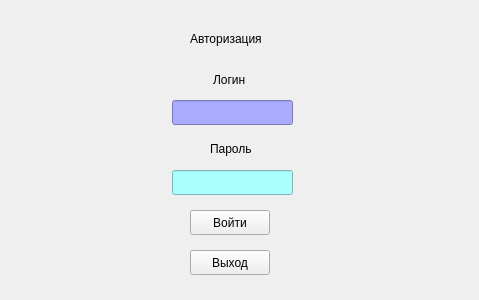
<?xml version="1.0" encoding="UTF-8"?>
<ui version="4.0">
 <class>auth</class>
 <widget class="QWidget" name="auth">
  <property name="geometry">
   <rect>
    <x>0</x>
    <y>0</y>
    <width>479</width>
    <height>300</height>
   </rect>
  </property>
  <property name="windowTitle">
   <string>Authorization</string>
  </property>
  <widget class="QLabel" name="label">
   <property name="geometry">
    <rect>
     <x>190</x>
     <y>30</y>
     <width>91</width>
     <height>17</height>
    </rect>
   </property>
   <property name="text">
    <string>Авторизация</string>
   </property>
  </widget>
  <widget class="QLineEdit" name="lineLogin">
   <property name="geometry">
    <rect>
     <x>172</x>
     <y>100</y>
     <width>121</width>
     <height>25</height>
    </rect>
   </property>
   <property name="styleSheet">
    <string notr="true">background-color: rgb(170, 170, 255);
color: rgb(41, 0, 62);</string>
   </property>
  </widget>
  <widget class="QLineEdit" name="linePass">
   <property name="geometry">
    <rect>
     <x>172</x>
     <y>170</y>
     <width>121</width>
     <height>25</height>
    </rect>
   </property>
   <property name="styleSheet">
    <string notr="true">background-color: rgb(170, 255, 255);
color: rgb(0, 74, 0);
</string>
   </property>
   <property name="inputMask">
    <string/>
   </property>
   <property name="echoMode">
    <enum>QLineEdit::Password</enum>
   </property>
   <property name="placeholderText">
    <string/>
   </property>
  </widget>
  <widget class="QPushButton" name="btnAuth">
   <property name="geometry">
    <rect>
     <x>190</x>
     <y>210</y>
     <width>80</width>
     <height>25</height>
    </rect>
   </property>
   <property name="text">
    <string>Войти</string>
   </property>
  </widget>
  <widget class="QLabel" name="label_2">
   <property name="geometry">
    <rect>
     <x>213</x>
     <y>70</y>
     <width>61</width>
     <height>20</height>
    </rect>
   </property>
   <property name="text">
    <string>Логин</string>
   </property>
  </widget>
  <widget class="QLabel" name="label_3">
   <property name="geometry">
    <rect>
     <x>210</x>
     <y>140</y>
     <width>54</width>
     <height>17</height>
    </rect>
   </property>
   <property name="text">
    <string>Пароль</string>
   </property>
  </widget>
  <widget class="QPushButton" name="btn_Exit">
   <property name="geometry">
    <rect>
     <x>190</x>
     <y>250</y>
     <width>80</width>
     <height>25</height>
    </rect>
   </property>
   <property name="text">
    <string>Выход</string>
   </property>
  </widget>
 </widget>
 <resources/>
 <connections/>
</ui>
